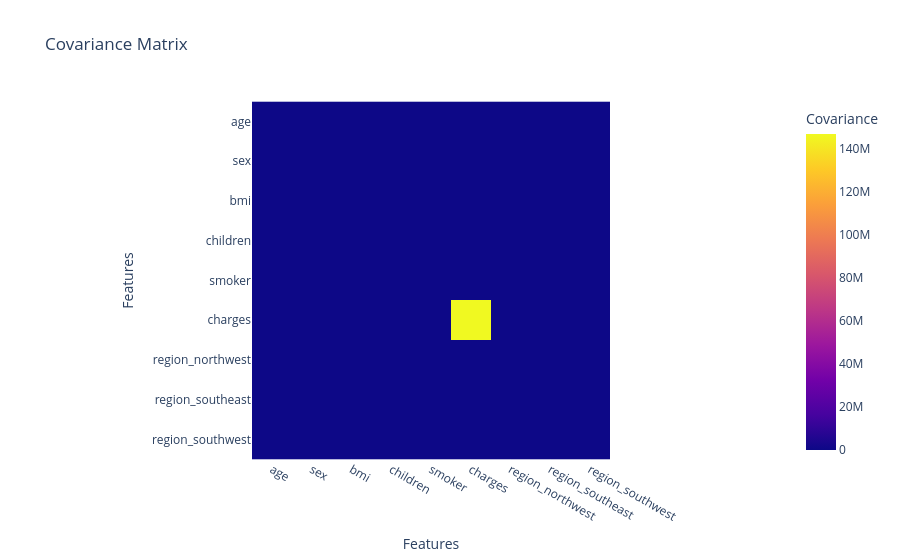
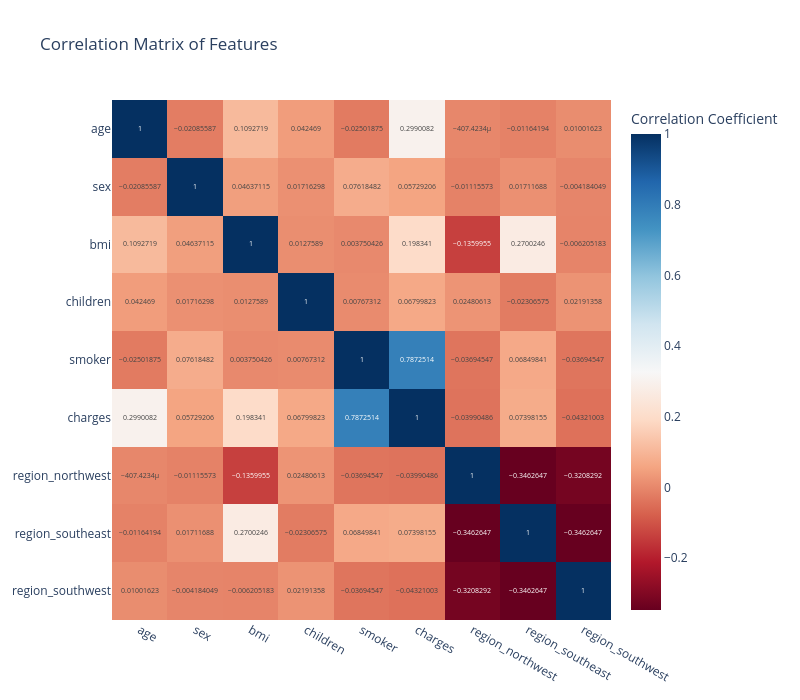

The code cell stored with these charts, in order, in its notebook:
### Markdown cell above
## 6. Visual Representation of Correlation, Covariance

### Covariance and Correlation Explained

**Covariance** measures the directional relationship between two variables. A positive covariance indicates that variables tend to move in the same direction (e.g., as one increases, the other increases), while a negative covariance indicates they move in opposite directions. A covariance close to zero suggests no linear relationship. However, covariance is scale-dependent, meaning its value depends on the units of the variables, making it hard to compare across different pairs of variables.

**Correlation** is a standardized version of covariance, usually represented by the Pearson correlation coefficient (r). It ranges from -1 to +1:
*   **+1**: Perfect positive linear relationship (as one variable increases, the other perfectly increases).
*   **-1**: Perfect negative linear relationship (as one variable increases, the other perfectly decreases).
*   **0**: No linear relationship.
Correlation is scale-independent, making it easier to interpret and compare the strength and direction of linear relationships between different pairs of variables. It helps us understand which features might be good predictors of our target variable and which features are highly interdependent (multicollinearity).

### Code cell
# First, we need to encode categorical variables to numerical for correlation calculation.
# We'll create a temporary DataFrame for this, without altering the original yet.
df_encoded = df.copy()

# Map 'sex' and 'smoker' to numerical values
df_encoded['sex'] = df_encoded['sex'].map({'female': 0, 'male': 1})
df_encoded['smoker'] = df_encoded['smoker'].map({'no': 0, 'yes': 1})

# One-hot encode 'region'
df_encoded = pd.get_dummies(df_encoded, columns=['region'], drop_first=True)

# Calculate the covariance matrix
covariance_matrix = df_encoded.cov()
print("Covariance Matrix:")
print(covariance_matrix)

# Visualize the covariance matrix (optional, as it's hard to interpret visually due to scale)
fig_cov = px.imshow(covariance_matrix,
                     title="Covariance Matrix",
                     labels=dict(x="Features", y="Features", color="Covariance"),
                     x=covariance_matrix.columns,
                     y=covariance_matrix.columns)
fig_cov.show()

# Calculate the correlation matrix
correlation_matrix = df_encoded.corr()
print("\nCorrelation Matrix:")
print(correlation_matrix)

# Visualize the correlation matrix using Plotly heatmap
fig_corr = px.imshow(correlation_matrix,
                     text_auto=True,
                     aspect="auto",
                     color_continuous_scale=px.colors.sequential.RdBu,
                     title="Correlation Matrix of Features",
                     labels=dict(color="Correlation Coefficient"),
                     x=correlation_matrix.columns,
                     y=correlation_matrix.columns,
                     height=700, width=800)
fig_corr.update_xaxes(side="bottom")
fig_corr.show()

# Correlation with the target variable 'charges'
print("\nCorrelation with 'charges':")
print(correlation_matrix['charges'].sort_values(ascending=False))

### Figure 1 — Plotly figure (JSON) as saved in the notebook; plotly's stock layout.template omitted (floating-point values rounded to 4 significant figures)
{"data": [{"coloraxis": "coloraxis", "hovertemplate": "Features: %{x}<br>Features: %{y}<br>Covariance: %{z}<extra></extra>", "name": "0", "type": "heatmap", "x": ["age", "sex", "bmi", "children", "smoker", "charges", "region_northwest", "region_southeast", "region_southwest"], "xaxis": "x", "y": ["age", "sex", "bmi", "children", "smoker", "charges", "region_northwest", "region_southeast", "region_southwest"], "yaxis": "y", "z": [[197.4, -0.1466, 9.362, 0.7193, -0.1419, 50870.0, -0.002456, -0.07282, 0.06037], [-0.1466, 0.2502, 0.1414, 0.01035, 0.01538, 347.0, -0.002394, 0.003811, -0.0008978], [9.362, 0.1414, 37.19, 0.09379, 0.009233, 14650.0, -0.3558, 0.7331, -0.01623], [0.7193, 0.01035, 0.09379, 1.453, 0.003734, 992.7, 0.01283, -0.01238, 0.01133], [-0.1419, 0.01538, 0.009233, 0.003734, 0.163, 3849.0, -0.006398, 0.01231, -0.006398], [50870.0, 347.0, 14650.0, 992.7, 3849.0, 146700000.0, -207.3, 398.8, -224.5], [-0.002456, -0.002394, -0.3558, 0.01283, -0.006398, -207.3, 0.184, -0.06613, -0.05904], [-0.07282, 0.003811, 0.7331, -0.01238, 0.01231, 398.8, -0.06613, 0.1982, -0.06613], [0.06037, -0.0008978, -0.01623, 0.01133, -0.006398, -224.5, -0.05904, -0.06613, 0.184]]}], "layout": {"coloraxis": {"colorbar": {"title": {"text": "Covariance"}}, "colorscale": [[0, "#0d0887"], [0.1111, "#46039f"], [0.2222, "#7201a8"], [0.3333, "#9c179e"], [0.4444, "#bd3786"], [0.5556, "#d8576b"], [0.6667, "#ed7953"], [0.7778, "#fb9f3a"], [0.8889, "#fdca26"], [1, "#f0f921"]]}, "title": {"text": "Covariance Matrix"}, "xaxis": {"anchor": "y", "constrain": "domain", "domain": [0, 1], "scaleanchor": "y", "title": {"text": "Features"}}, "yaxis": {"anchor": "x", "autorange": "reversed", "constrain": "domain", "domain": [0, 1], "title": {"text": "Features"}}}}

### Figure 2 — Plotly figure (JSON) as saved in the notebook; plotly's stock layout.template omitted (floating-point values rounded to 4 significant figures)
{"data": [{"coloraxis": "coloraxis", "hovertemplate": "x: %{x}<br>y: %{y}<br>Correlation Coefficient: %{z}<extra></extra>", "name": "0", "texttemplate": "%{z}", "type": "heatmap", "x": ["age", "sex", "bmi", "children", "smoker", "charges", "region_northwest", "region_southeast", "region_southwest"], "xaxis": "x", "y": ["age", "sex", "bmi", "children", "smoker", "charges", "region_northwest", "region_southeast", "region_southwest"], "yaxis": "y", "z": [[1.0, -0.02086, 0.1093, 0.04247, -0.02502, 0.299, -0.0004074, -0.01164, 0.01002], [-0.02086, 1.0, 0.04637, 0.01716, 0.07618, 0.05729, -0.01116, 0.01712, -0.004184], [0.1093, 0.04637, 1.0, 0.01276, 0.00375, 0.1983, -0.136, 0.27, -0.006205], [0.04247, 0.01716, 0.01276, 1.0, 0.007673, 0.068, 0.02481, -0.02307, 0.02191], [-0.02502, 0.07618, 0.00375, 0.007673, 1.0, 0.7873, -0.03695, 0.0685, -0.03695], [0.299, 0.05729, 0.1983, 0.068, 0.7873, 1.0, -0.0399, 0.07398, -0.04321], [-0.0004074, -0.01116, -0.136, 0.02481, -0.03695, -0.0399, 1.0, -0.3463, -0.3208], [-0.01164, 0.01712, 0.27, -0.02307, 0.0685, 0.07398, -0.3463, 1.0, -0.3463], [0.01002, -0.004184, -0.006205, 0.02191, -0.03695, -0.04321, -0.3208, -0.3463, 1.0]]}], "layout": {"coloraxis": {"colorbar": {"title": {"text": "Correlation Coefficient"}}, "colorscale": [[0, "rgb(103,0,31)"], [0.1, "rgb(178,24,43)"], [0.2, "rgb(214,96,77)"], [0.3, "rgb(244,165,130)"], [0.4, "rgb(253,219,199)"], [0.5, "rgb(247,247,247)"], [0.6, "rgb(209,229,240)"], [0.7, "rgb(146,197,222)"], [0.8, "rgb(67,147,195)"], [0.9, "rgb(33,102,172)"], [1, "rgb(5,48,97)"]]}, "height": 700, "title": {"text": "Correlation Matrix of Features"}, "width": 800, "xaxis": {"anchor": "y", "domain": [0, 1], "side": "bottom"}, "yaxis": {"anchor": "x", "autorange": "reversed", "domain": [0, 1]}}}
